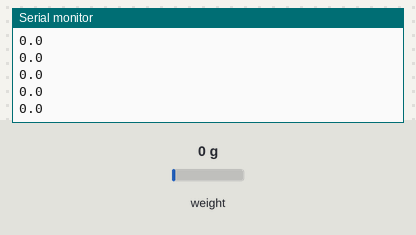
Simulated run of this sketch. Board: Arduino Uno, built with avr-gcc and run on an emulated ATmega328P. Parts: the last lines printed to the serial monitor. The inputs (shaded band) are chosen by the test bench; at power-on: weight on the scale 0 g.

Above: at 3.2 s.
3.3 s: weight on the scale set to 100 g
At 3.56 s:
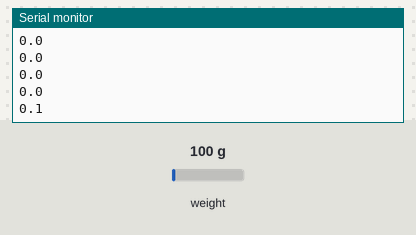
4.8 s: weight on the scale set to 1250 g
At 4.96 s:
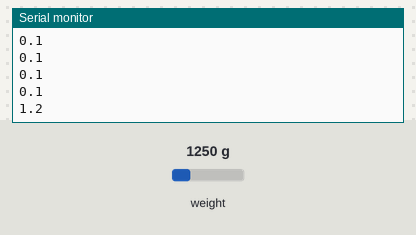
Timing chart, 0 to 7.8 s (numbered marks = the images above; inputs shaded):
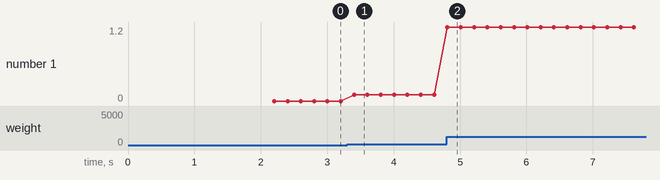

Measured:
- after the input at 3.3 s, the serial monitor: prints a new line after 0.11 s (image 1)
- after the input at 4.8 s, the serial monitor: prints a new line at once (image 2)
- plotted number 1: 0 → 0.1 after the input at 3.3 s, 0.1 → 1.2 after the input at 4.8 s

The sketch:

serialcomm_uno.ino
```cpp
#include "HX711.h"

#define DOUT  3
#define CLK  2

HX711 scale(DOUT, CLK);

/*
 * Serial pins are Digital pins 0 and 1
 * Digital pin 0 TX should go into Digital pin RX 5 / D1
 * Digital pin 1 RX should go into Digital pin TX
 */


float calibration_factor = 24000;

//const int tempSensorPin = A0;
//int piezoPin = 8;

void setup() {
  Serial.begin(9600); // Uses pins 0 and 1 (the RX and TX pins)
  Serial.println("<<< Arduino UNO R3 is ready >>>");

  scale.set_scale();
  scale.tare(); //Reset the scale to 0

  long zero_factor = scale.read_average(); //Get a baseline reading
  Serial.print("Zero factor: "); //This can be used to remove the need to tare the scale. Useful in permanent scale projects.
  Serial.println(zero_factor);
}

void loop() {
  //------------------------------//
  // START OF WEIGHT SENSOR STUFF //
  //------------------------------//

  scale.set_scale(calibration_factor); //Adjust to this calibration factor
  if((scale.get_units(), 1) < 0) {
    Serial.println(0);
  }
  else{
    Serial.println(scale.get_units(), 1);
  }
  //----------------------------//
  // END OF WEIGHT SENSOR STUFF //
  //----------------------------//
//
//  scale.power_down();
//  delay(500);
//  scale.power_up();
}
```
